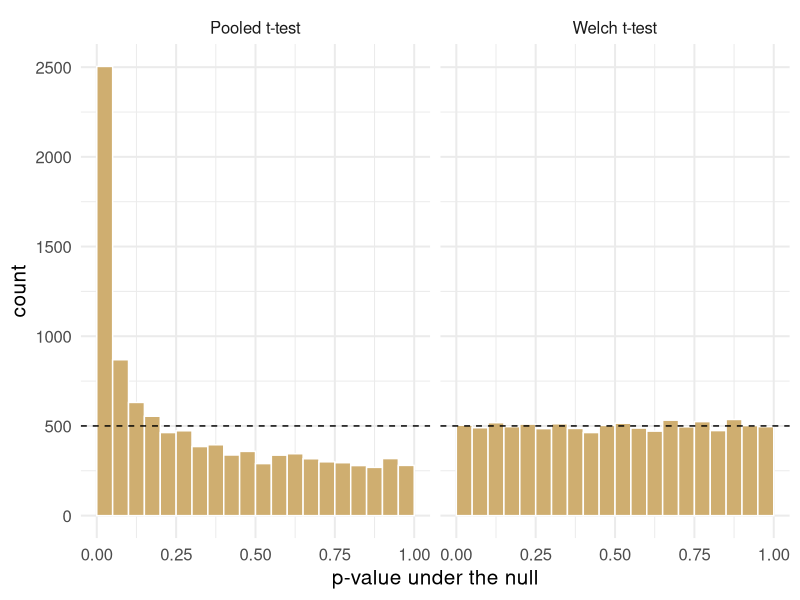
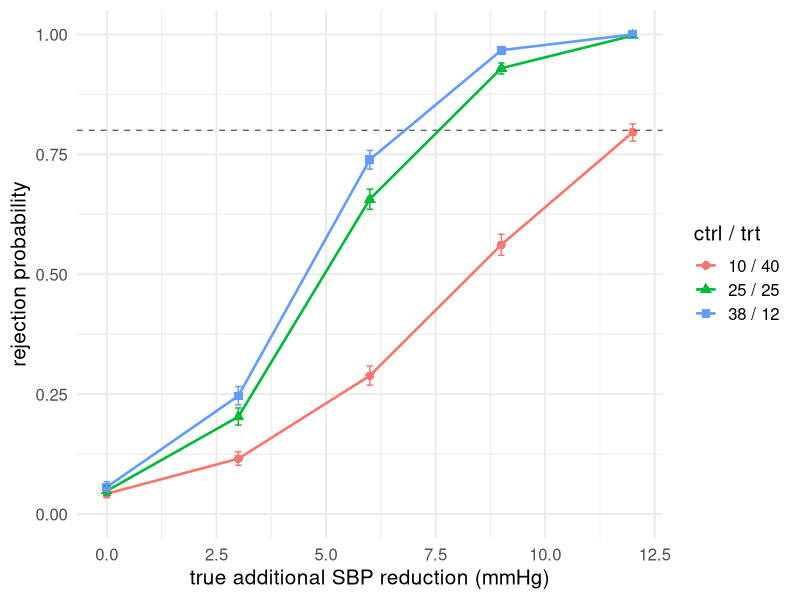
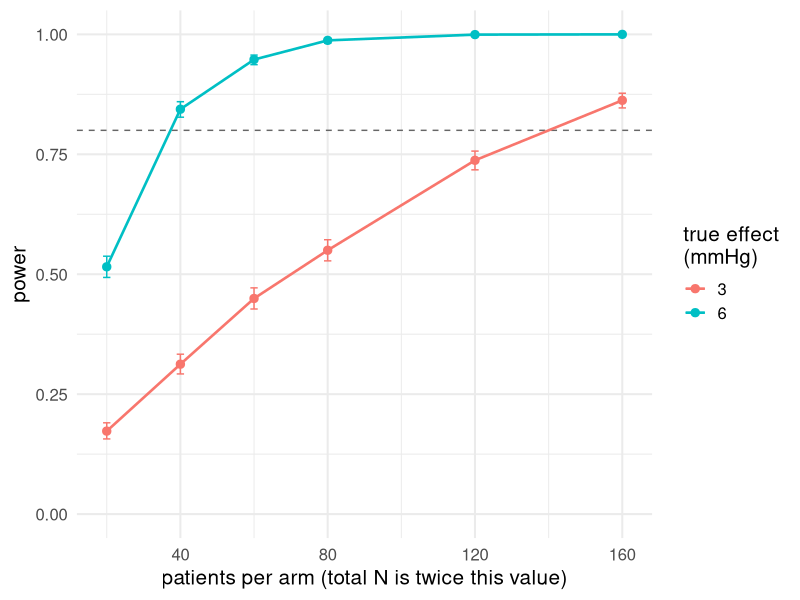
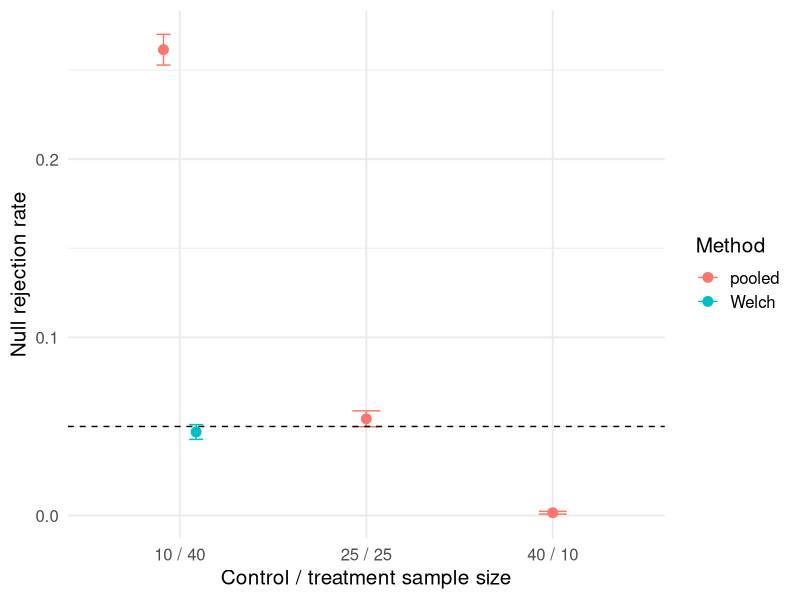

Source code (R) for these figures, in order:
## ---- chunk 1
#| label: setup
#| include: false
library(dplyr)
library(ggplot2)
library(knitr)

# Synthetic teaching data for BIOS 6301. Not real patients.
set.seed(6301)
n <- 60
trial <- data.frame(
  id        = sprintf("P%03d", 1:n),
  arm       = rep(c("Placebo", "Treatment"), each = n / 2),
  site      = sample(1:4, n, replace = TRUE),
  age       = round(rnorm(n = n, 61, 9)),
  sex       = sample(c("F", "M"), n, replace = TRUE),
  weight_kg = round(rnorm(n = n, 82, 15), 1),
  sbp_0     = round(rnorm(n = n, 148, 14)),
  stringsAsFactors = FALSE
)
trial$sbp_12 <- round(trial$sbp_0 -
  ifelse(trial$arm == "Treatment", rnorm(n = n, 14, 8), rnorm(n = n, 3, 8)))

theme_set(theme_minimal(base_size = 15))
## ---- chunk 2
#| label: rng-introduction
set.seed(42)
rnorm(n = 3, mean = 120, sd = 10)  # simulate 3 blood pressures
## ---- chunk 3
#| label: seed-demo
set.seed(42)
rnorm(n = 3)

set.seed(42)
rnorm(n = 3)
## ---- chunk 4
#| label: seed-demo-2
set.seed(42)
rnorm(n = 3)
rnorm(n = 3)
## ---- chunk 5
#| label: random-seed-original
set.seed(42)
round(rnorm(n = 3), 3)
round(rnorm(n = 3), 3)
## ---- chunk 6
#| label: random-seed-inserted
set.seed(42)
round(rnorm(n = 3), 3)
unused <- runif(1)  # moves the bookmark
round(rnorm(n = 3), 3)
## ---- chunk 7
#| label: seed-result-original
set.seed(99)
round(rnorm(n = 3), 3)
## ---- chunk 8
#| label: seed-result-protected
unused <- runif(100)
set.seed(99)  # reset just before this result
round(rnorm(n = 3), 3)
## ---- chunk 9
#| label: sample-demo
set.seed(13)
ids <- c("A", "B", "C", "D")
sample(ids, 4, replace = FALSE)  # every patient once: permutation
sample(ids, 4, replace = TRUE)   # patients may repeat: bootstrap
## ---- chunk 10
#| label: sample-trap
set.seed(13)
sites <- c(7)          # one site left after exclusions
sample(sites)          # you wanted 7
## ---- chunk 11
#| label: sample-safe
# The idiom from ?sample. Correct for every length, including 0 and 1.
resample <- function(x, ...) x[sample.int(length(x), ...)]
set.seed(13)
resample(sites)
## ---- chunk 12
#| label: r-funs
set.seed(13)
round(rnorm(n = 3, mean = 148, sd = 14), 1)  # n, then the parameters
round(runif(3, min = 0, max = 1), 3)
rbinom(3, size = 1, prob = 0.3)          # 3 coin flips
rbinom(3, size = 10, prob = 0.3)         # 3 counts out of 10
## ---- chunk 13
#| label: r-vectorised
set.seed(13)
round(rnorm(n = 6, mean = rep(c(148, 134), each = 3), sd = 14))
## ---- chunk 14
set.seed(1425)
reduction <- rnorm(n = 5, mean = 6, sd = 4)
round(reduction, 1)
## ---- chunk 15
#| label: sim-one
# y is SBP reduction; independent normal outcomes within each arm.
simulate_trial <- function(n_ctrl, n_trt, sd_ctrl, sd_trt, delta = 0) {
  stopifnot(n_ctrl >= 2, n_trt >= 2, sd_ctrl > 0, sd_trt > 0)
  data.frame(
    arm = rep(c("ctrl", "trt"), c(n_ctrl, n_trt)),
    y   = c(rnorm(n = n_ctrl, mean = 0, sd = sd_ctrl),
            rnorm(n = n_trt, mean = delta, sd = sd_trt))
  )
}

set.seed(6301)
d_example <- simulate_trial(n_ctrl = 3, n_trt = 3,
                            sd_ctrl = 12, sd_trt = 4, delta = 8)
head(d_example, n = 3)
## ---- chunk 16
analyse_trial <- function(data, pooled = FALSE) {
  x <- data$y[data$arm == "trt"]
  y <- data$y[data$arm == "ctrl"]
  fit <- t.test(x = x, y = y, var.equal = pooled)
  c(est = mean(x) - mean(y), se = fit$stderr,
    p = fit$p.value, lo = fit$conf.int[1], hi = fit$conf.int[2])
}
set.seed(6301)
d_analysis <- simulate_trial(n_ctrl = 20, n_trt = 20,
                             sd_ctrl = 12, sd_trt = 4, delta = 8)
round(analyse_trial(data = d_analysis, pooled = FALSE), digits = 3)
## ---- chunk 17
set.seed(1401)
one_data <- simulate_trial(n_ctrl = 10, n_trt = 40,
                           sd_ctrl = 12, sd_trt = 4, delta = 0)
one_pair <- rbind(Welch = analyse_trial(data = one_data, pooled = FALSE),
                 pooled = analyse_trial(data = one_data, pooled = TRUE))
round(one_pair, 3)
stopifnot(one_pair["Welch", "est"] == one_pair["pooled", "est"])
## ---- chunk 18
#| label: replicate-introduction
set.seed(1431)
draws <- replicate(n = 3, expr = rnorm(n = 4, mean = 0, sd = 1))
round(draws, digits = 2)
## ---- chunk 19
#| label: replicate-demo
run_scenario <- function(n_sim, n_ctrl, n_trt, sd_ctrl, sd_trt,
                         delta = 0, pooled = TRUE) {
  out <- replicate(n = n_sim, expr = {
    d <- simulate_trial(n_ctrl = n_ctrl, n_trt = n_trt,
                        sd_ctrl = sd_ctrl, sd_trt = sd_trt, delta = delta)
    analyse_trial(data = d, pooled = pooled)
  })
  as.data.frame(t(out))          # n_sim rows, one per replicate
}
## ---- chunk 20
#| label: replicate-pilot
set.seed(6301)
demo <- run_scenario(n_sim = 5, n_ctrl = 20, n_trt = 20,
                     sd_ctrl = 12, sd_trt = 4, delta = 8, pooled = FALSE)
round(demo, digits = 3)
## ---- chunk 21
#| label: tidy-results
set.seed(6301)
res <- run_scenario(n_sim = 200, n_ctrl = 10, n_trt = 40,
                    sd_ctrl = 12, sd_trt = 4, delta = 0, pooled = TRUE)
res$n_ctrl <- 10; res$n_trt <- 40; res$method <- "pooled"

res |>
  group_by(method) |>
  summarise(reject = mean(p < 0.05), bias = mean(est), emp_se = sd(est))
## ---- chunk 22
#| label: grid
grid <- expand.grid(n_ctrl = c(25, 10, 40), delta = c(0, 6))
grid$n_trt <- 50 - grid$n_ctrl
grid$scenario <- seq_len(nrow(grid))
grid$seed <- 6300 + grid$scenario
grid
## ---- chunk 23
#| label: grid-one-row
s <- grid[2, ]
s
set.seed(s$seed)
one_scenario <- run_scenario(
  n_sim = 5, n_ctrl = s$n_ctrl, n_trt = s$n_trt,
  sd_ctrl = 12, sd_trt = 4, delta = s$delta, pooled = FALSE)
head(one_scenario, n = 2)
## ---- chunk 24
#| label: grid-run
results_by_scenario <- vector(mode = "list", length = nrow(grid))
for (i in seq_len(nrow(grid))) {
  s <- grid[i, ]
  set.seed(s$seed)
  r <- run_scenario(
    n_sim = 200, n_ctrl = s$n_ctrl, n_trt = s$n_trt,
    sd_ctrl = 12, sd_trt = 4, delta = s$delta, pooled = FALSE)
  results_by_scenario[[i]] <- cbind(
    s, replicate = seq_len(nrow(r)), method = "Welch", r)
}
grid_results <- do.call(what = rbind, args = results_by_scenario)
## ---- chunk 25
#| label: grid-checks
#| include: false
stopifnot(nrow(grid_results) == nrow(grid) * 200,
          all(table(grid_results$scenario) == 200))
pilot_rows <- grid_results[grid_results$scenario == 2 &
                            grid_results$replicate <= 5, names(one_scenario)]
stopifnot(identical(unname(as.matrix(pilot_rows)),
                    unname(as.matrix(one_scenario))))
## ---- chunk 26
#| label: grid-summary
grid_summary <- grid_results |>
  group_by(scenario, n_ctrl, n_trt, delta) |>
  summarise(reject = mean(p < 0.05),
            bias = mean(est) - first(delta), .groups = "drop")
knitr::kable(grid_summary, digits = 3, align = "c")
## ---- chunk 27
#| label: seed-bug
simulate_bad <- function(n_ctrl, n_trt, sd_ctrl, sd_trt, delta = 0) {
  set.seed(6301)                       # <- the bug
  simulate_trial(n_ctrl = n_ctrl, n_trt = n_trt,
                  sd_ctrl = sd_ctrl, sd_trt = sd_trt, delta = delta)
}

bad <- replicate(n = 500, expr = {
  d <- simulate_bad(n_ctrl = 25, n_trt = 25,
                    sd_ctrl = 12, sd_trt = 4, delta = 0)
  analyse_trial(data = d, pooled = FALSE)
})
bad <- as.data.frame(t(bad))
c(reject = mean(bad$p < 0.05), bias = mean(bad$est), emp_se = sd(bad$est))
## ---- chunk 28
#| label: dgm-check
set.seed(6301)
check <- simulate_trial(n_ctrl = 1e6, n_trt = 1e6,
                        sd_ctrl = 12, sd_trt = 4, delta = 8)
stopifnot(
  abs(mean(check$y[check$arm == "trt"]) - 8) < 0.05,
  abs(sd(check$y[check$arm == "ctrl"]) - 12) < 0.05
)
"DGM checks passed"
## ---- chunk 29
analyse_checked <- function(data, pooled = FALSE) {
  tryCatch({
    value <- analyse_trial(data = data, pooled = pooled)
    if (any(!is.finite(value))) stop("nonfinite result")
    list(value = value, error = NA_character_)
  }, error = function(e) list(value = NULL, error = conditionMessage(e)))
}
bad_data <- data.frame(arm = rep(c("ctrl", "trt"), each = 3), y = 1)
analyse_checked(data = bad_data)$error
## ---- chunk 30
set.seed(1402)
check_ci <- run_scenario(n_sim = 1000, n_ctrl = 10, n_trt = 40,
                         sd_ctrl = 12, sd_trt = 4, delta = 6, pooled = FALSE)
covered <- check_ci$lo <= 6 & 6 <= check_ci$hi
c(bias = mean(check_ci$est) - 6,
  empirical_se = sd(check_ci$est), mean_model_se = mean(check_ci$se),
  coverage = mean(covered), width = mean(check_ci$hi - check_ci$lo))
## ---- chunk 31
error <- check_ci$est - 6
c(bias = mean(error), rmse = sqrt(mean(error^2)))
## ---- chunk 32
#| label: mcse
p_hat <- 52 / 1000
n_sim <- 1000
mcse <- sqrt(p_hat * (1 - p_hat) / n_sim)
round(100 * c(rate = p_hat, MCSE = mcse,
              lower = p_hat - 1.96 * mcse,
              upper = p_hat + 1.96 * mcse), 2)
## ---- chunk 33
binom.test(0, 1000)$conf.int
## ---- chunk 34
target <- 0.005
ceiling(c(near_null = 0.05 * 0.95, worst_case = 0.25) / target^2)
## ---- chunk 35
#| label: type1-run
n_sim <- 10000
set.seed(6301)

scenarios <- list(
  list(lab = "25 / 25", nc = 25, nt = 25, pooled = TRUE),
  list(lab = "10 / 40", nc = 10, nt = 40, pooled = TRUE),
  list(lab = "40 / 10", nc = 40, nt = 10, pooled = TRUE),
  list(lab = "10 / 40", nc = 10, nt = 40, pooled = FALSE)
)

type1 <- do.call(rbind, lapply(scenarios, function(s) {
  r <- run_scenario(n_sim = n_sim, n_ctrl = s$nc, n_trt = s$nt,
                    sd_ctrl = 12, sd_trt = 4,
                    delta = 0, pooled = s$pooled)
  data.frame(alloc = s$lab, method = ifelse(s$pooled, "pooled", "Welch"),
             reject = mean(r$p < 0.05), bias = mean(r$est), emp_se = sd(r$est))
}))
type1$mcse <- sqrt(type1$reject * (1 - type1$reject) / n_sim)
## ---- chunk 36
#| label: type1-table
#| echo: false
type1 |>
  transmute(
    Allocation = alloc, Method = method,
    `Rejection rate` = sprintf("%.4f", reject),
    `MC SE` = sprintf("%.4f", mcse),
    Bias = sprintf("%+.3f", bias),
    `Emp. SE` = sprintf("%.2f", emp_se)
  ) |>
  kable(align = "llrrrr")
## ---- chunk 37
#| label: fig-pvals
#| echo: false
#| fig-width: 9.5
#| fig-height: 3.4
#| fig-cap: "Null p-values, 10,000 replicates, n = 10 / 40, sd = 12 / 4."
set.seed(97)
pv <- rbind(
  data.frame(method = "Pooled t-test",
             p = run_scenario(n_sim = 10000, n_ctrl = 10, n_trt = 40,
               sd_ctrl = 12, sd_trt = 4, delta = 0, pooled = TRUE)$p),
  data.frame(method = "Welch t-test",
             p = run_scenario(n_sim = 10000, n_ctrl = 10, n_trt = 40,
               sd_ctrl = 12, sd_trt = 4, delta = 0, pooled = FALSE)$p)
)
ggplot(pv, aes(p)) +
  geom_histogram(breaks = seq(0, 1, 0.05), fill = "#CFAE70", colour = "white") +
  geom_hline(yintercept = 500, linetype = 2) +
  facet_wrap(~method) +
  labs(x = "p-value under the null", y = "count")
## ---- chunk 38
#| label: power-worked
set.seed(1456)
power_run <- run_scenario(n_sim = 2000, n_ctrl = 40, n_trt = 40,
                          sd_ctrl = 12, sd_trt = 4, delta = 6, pooled = FALSE)
stopifnot(nrow(power_run) == 2000, all(is.finite(power_run$p)))
detected <- power_run$p < 0.05
power_hat <- mean(detected)
power_mcse <- sqrt(power_hat * (1 - power_hat) / nrow(power_run))
round(c(power = power_hat, MCSE = power_mcse), 3)
## ---- chunk 39
#| label: fig-power
#| echo: false
#| fig-width: 9
#| fig-height: 3.6
#| fig-cap: "Welch power. Total N = 50 in every scenario. sd = 12 (ctrl) / 4 (trt)."
set.seed(555)
alloc <- data.frame(lab = c("10 / 40", "25 / 25", "38 / 12"),
                    nc = c(10, 25, 38), nt = c(40, 25, 12))
pw_grid <- expand.grid(i = 1:3, delta = c(0, 3, 6, 9, 12))
pw <- do.call(rbind, lapply(seq_len(nrow(pw_grid)), function(k) {
  i <- pw_grid$i[k]
  r <- run_scenario(n_sim = 2000, n_ctrl = alloc$nc[i], n_trt = alloc$nt[i],
                    sd_ctrl = 12, sd_trt = 4,
                    delta = pw_grid$delta[k], pooled = FALSE)
  mc_ci <- binom.test(sum(r$p < .05), nrow(r))$conf.int
  data.frame(alloc = alloc$lab[i], delta = pw_grid$delta[k],
             power = mean(r$p < 0.05),
             mcse = sqrt(mean(r$p < 0.05) * (1 - mean(r$p < 0.05)) / nrow(r)),
             mc_lower = mc_ci[1], mc_upper = mc_ci[2])
}))
ggplot(pw, aes(delta, power, colour = alloc, shape = alloc)) +
  geom_line(linewidth = 0.9) + geom_point(size = 2.6) +
  geom_errorbar(aes(ymin = mc_lower, ymax = mc_upper), width = .15) +
  geom_hline(yintercept = 0.8, linetype = 2, colour = "grey40") +
  scale_y_continuous(limits = c(0, 1)) +
  labs(x = "true additional SBP reduction (mmHg)", y = "rejection probability",
       colour = "ctrl / trt", shape = "ctrl / trt")
## ---- chunk 40
#| label: fig-power-sample-size
#| echo: false
#| fig-width: 9
#| fig-height: 3.4
#| fig-cap: "Welch test at 5%, normal reductions, SDs 12 and 4. Equal group sizes."
size_grid <- expand.grid(n_arm = c(20, 40, 60, 80, 120, 160),
                         delta = c(3, 6))
power_by_size <- do.call(rbind, lapply(seq_len(nrow(size_grid)), function(k) {
  set.seed(1460 + k)
  s <- size_grid[k, ]
  r <- run_scenario(n_sim = 2000, n_ctrl = s$n_arm, n_trt = s$n_arm,
                    sd_ctrl = 12, sd_trt = 4, delta = s$delta, pooled = FALSE)
  stopifnot(nrow(r) == 2000, all(is.finite(r$p)))
  p <- mean(r$p < .05)
  mc_ci <- binom.test(sum(r$p < .05), nrow(r))$conf.int
  data.frame(s, power = p, mcse = sqrt(p * (1 - p) / nrow(r)),
             mc_lower = mc_ci[1], mc_upper = mc_ci[2])
}))
ggplot(power_by_size, aes(n_arm, power, colour = factor(delta))) +
  geom_hline(yintercept = .8, linetype = 2, colour = "grey40") +
  geom_line(linewidth = .9) + geom_point(size = 2.5) +
  geom_errorbar(aes(ymin = mc_lower, ymax = mc_upper), width = 2) +
  scale_y_continuous(limits = c(0, 1)) +
  labs(x = "patients per arm (total N is twice this value)", y = "power",
       colour = "true effect\n(mmHg)")
## ---- chunk 41
design <- expand.grid(n_ctrl = c(10, 30), n_trt = c(10, 30),
                      delta = c(0, 6), dgm = c("normal", "skewed"),
                      stringsAsFactors = FALSE)
nrow(design)
head(design, 4)
## ---- chunk 42
draw_error <- function(n, target_sd, dgm = "normal") {
  if (dgm == "normal") return(rnorm(n = n, mean = 0, sd = target_sd))
  if (dgm != "skewed") stop("unknown dgm")
  a <- 0.7
  mu <- exp(a^2 / 2)
  sigma <- sqrt((exp(a^2) - 1) * exp(a^2))
  target_sd * (rlnorm(n = n, meanlog = 0, sdlog = a) - mu) / sigma
}
## ---- chunk 43
simulate_dgm <- function(n_ctrl, n_trt, sd_ctrl, sd_trt,
                         delta = 0, dgm = "normal") {
  data.frame(arm = rep(c("ctrl", "trt"), c(n_ctrl, n_trt)),
    y = c(draw_error(n = n_ctrl, target_sd = sd_ctrl, dgm = dgm),
          delta + draw_error(n = n_trt, target_sd = sd_trt, dgm = dgm)))
}
set.seed(1403)
d_skewed <- simulate_dgm(n_ctrl = 10, n_trt = 40, sd_ctrl = 12,
                         sd_trt = 4, delta = 6, dgm = "skewed")
head(d_skewed, n = 3)
## ---- chunk 44
#| echo: false
#| fig-width: 9
#| fig-height: 3.7
ggplot(type1, aes(alloc, reject, colour = method)) +
  geom_point(position = position_dodge(width = .35), size = 3) +
  geom_errorbar(aes(ymin = pmax(0, reject - 1.96 * mcse),
                    ymax = pmin(1, reject + 1.96 * mcse)),
                position = position_dodge(width = .35), width = .15) +
  geom_hline(yintercept = .05, linetype = 2) +
  labs(x = "Control / treatment sample size", y = "Null rejection rate",
       colour = "Method")
